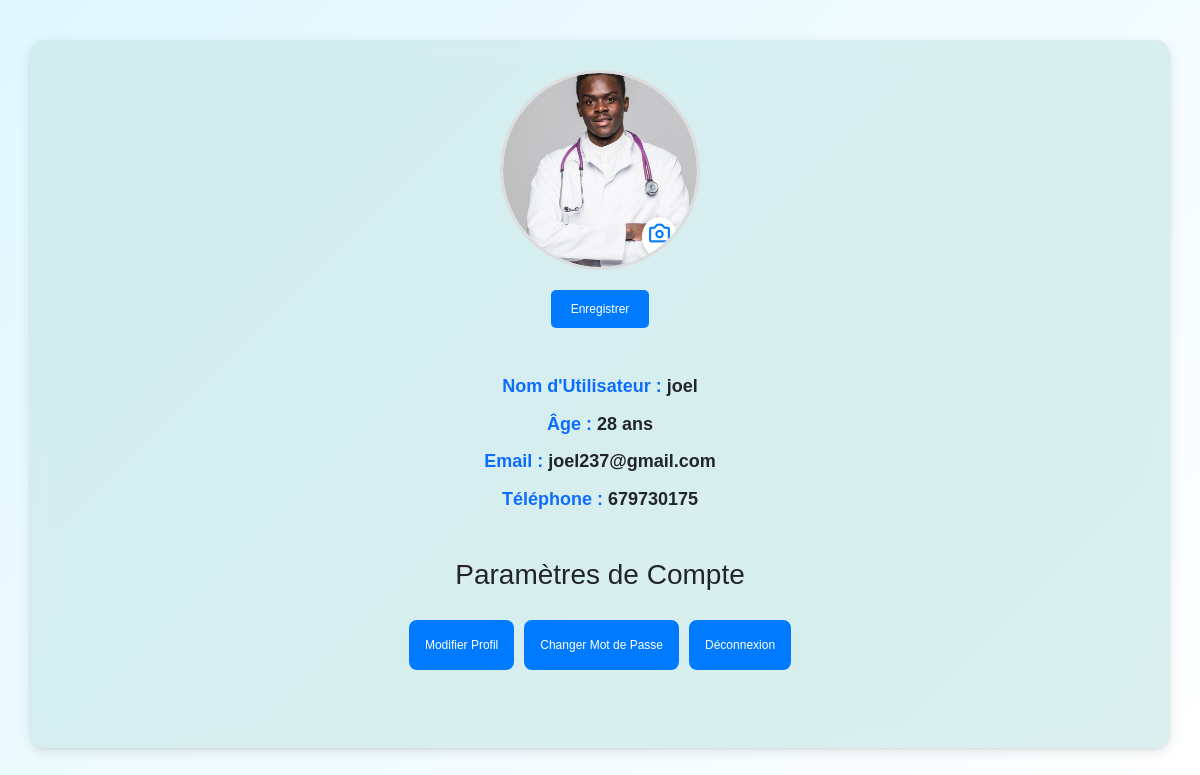
Screenshot of /profil/ (signed in) with the database file from the repository.
### teleconsult_app/models.py (models this page shows, shortened)
class Profile(models.Model):
    user = models.OneToOneField(User, on_delete=models.CASCADE)
    profile_picture = models.ImageField(upload_to='profile_pics/', null=True, blank=True)

class Patients(models.Model):
    user = models.OneToOneField(User, on_delete=models.CASCADE, null=True)
    nom_prenom = models.CharField(max_length=100)
    age = models.IntegerField(null=True, blank=True)
    telephone = models.BigIntegerField(null=True, blank=True)
    email = models.EmailField(null=True, blank=True)

### teleconsult_app/views.py (the view)
# urls.py: path('profil/', views.profil, name='profil'),
def profil(request):
    patient = get_object_or_404(Patients, user=request.user)  # Utilisation de la relation OneToOne avec user
    return render(request, 'profil.html', {'patient': patient})

### teleconsult_app/templates/profil.html (shortened to what this page needs)
{% load static %}
<!DOCTYPE html>
<html lang="fr">
<head>
    <link rel="stylesheet" href="{% static 'css/profil.css' %}" />
    <link rel="stylesheet" href="{% static 'css/bootstrap.min.css' %}" />
    <link href='https://unpkg.com/boxicons@2.1.2/css/boxicons.min.css' rel='stylesheet'>
</head>
<body>
<div class="container">
    <div class="text-center">
        <div class="text-center">
            <div class="profile-container">
                <form method="POST" enctype="multipart/form-data" action="{% url 'update_profile_picture' %}">
                    <div class="profile-picture-wrapper">
                        <img id="profileImage" src="{% if user.profile.profile_picture %}{{ user.profile.profile_picture.url }}{% else %}{% static 'images/default-profile.png' %}{% endif %}" alt="Photo de profil" />
                        <label for="profileImageInput" class="camera-icon">
                            <i class='bx bx-camera'></i>
                        </label>
                    </div>
                    <button type="submit" class="save-button">Enregistrer</button>
                </form>
            </div>
        </div>
        <div class="user-info mt-5 mb-5">
            <h2 class="fw-bold text-primary mt-3">Nom d'Utilisateur : <span class="text-dark">{{ patient.nom_prenom }}</span></h2>
            <h2 class="fw-bold text-primary mt-3">Âge : <span class="text-dark">{{ patient.age }} ans</span></h2>
            <h2 class="fw-bold text-primary mt-3">Email : <span class="text-dark">{{ patient.email }}</span></h2>
            <h2 class="fw-bold text-primary mt-3">Téléphone : <span class="text-dark">{{ patient.telephone }}</span></h2>
        </div>
        <div class="settings mt-5 mb-5">
            <h3>Paramètres de Compte</h3>
            <div class="user_option">
                <button class="p-3">Modifier Profil</button>
                <button class="p-3">Changer Mot de Passe</button>
                <button class="p-3"><a href="{% url 'logoutuser' %}" class="deconnexion">Déconnexion</a></button>
            </div>
        </div>
    </div>
</div>
</body>
</html>

### teleconsult_app/static/css/profil.css (style rules this page uses)
* { margin: 0; padding: 0; box-sizing: border-box; font-family: "poppins", sans-serif; }
* { margin: 0; padding: 0; box-sizing: border-box; font-family: Arial, sans-serif; }
body { background: linear-gradient(135deg, #e0f7ff, #ffffff); color: #333; }
.container { background: rgba(204, 232, 233, 0.7); border-radius: 15px; box-shadow: 0 4px 12px rgba(0, 0, 0, 0.1), 0 1px 3px rgba(0, 0, 0, 0.08); backdrop-filter: blur(8px); padding: 30px; max-width: 600px; margin: 40px auto; }
.user-info { margin: 20px 0; }
.user-info h2 { font-size: 18px; color: #007bff; font-weight: bold; margin-bottom: 15px; }
.user-info span { color: #333; }
.user_option { padding-top: 20px; display: flex; flex-direction: row; align-items: center; gap: 10px; width: 100%; max-width: 400px; margin: 0 auto; }
div button { font-size: 12px; color: #ffffff; background-color: #007bff; border: none; border-radius: 8px; cursor: pointer; width: 100%; transition: background-color 0.3s ease; text-align: center; }
div button a { color: #ffffff; text-decoration: none; }
@media (min-width: 768px) { div { flex-direction: row; justify-content: center; } }
@media (min-width: 768px) { div button { width: auto; } }
.profile-container { text-align: center; display: flex; flex-direction: column !important; }
.profile-picture-wrapper { position: relative; width: 200px; height: 200px; border-radius: 50%; overflow: hidden; border: 3px solid #ddd; }
.profile-picture-wrapper img { width: 100%; height: 100%; object-fit: cover; border-radius: 50%; }
.camera-icon { position: absolute; bottom: 10px; right: 20px; background-color: white; border-radius: 50%; padding: 5px; cursor: pointer; box-shadow: 0px 2px 5px rgba(0, 0, 0, 0.2); color: #007bff; }
.camera-icon i { font-size: 25px; }
.save-button { margin-top: 10%; padding: 10px 20px; background-color: #007bff; color: white; border: none; border-radius: 5px; cursor: pointer; }
form { margin: 0 auto !important; }

### rows the page displays
Patients: nom_prenom "joel", age "28", email "joel237@gmail.com", telephone "679730175"
